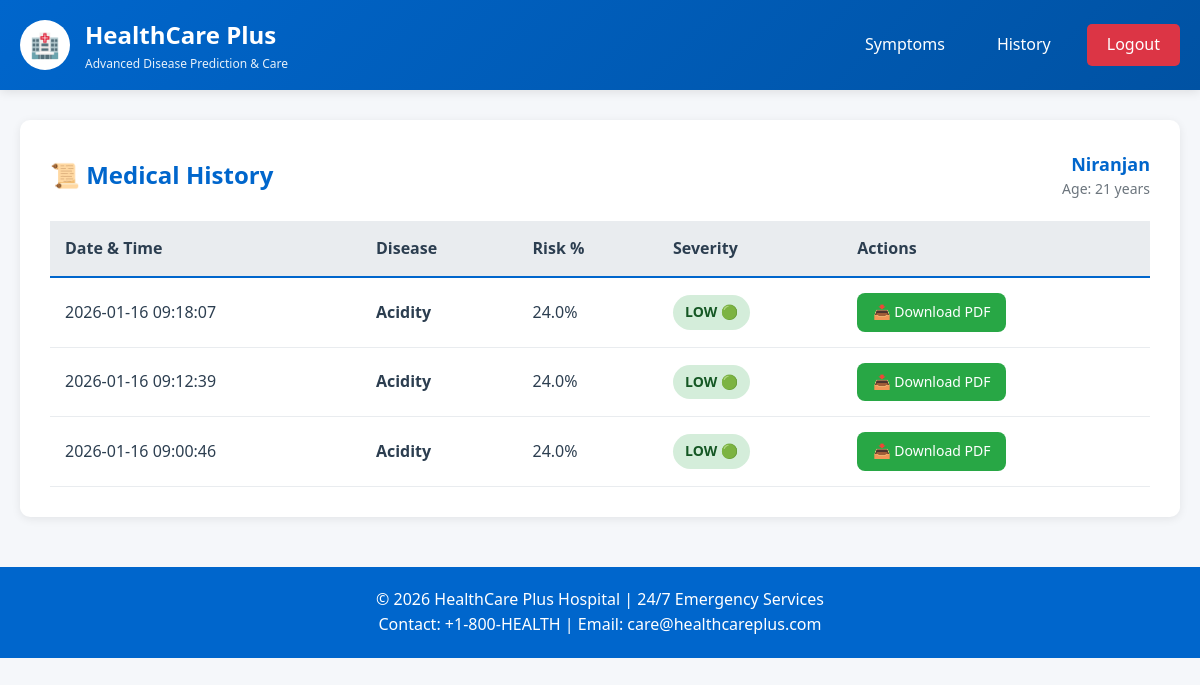
Screenshot of /history (signed in) with the database file from the repository.
### tables this page shows
CREATE TABLE users (
        id INTEGER PRIMARY KEY AUTOINCREMENT,
        username TEXT UNIQUE NOT NULL,
        email TEXT UNIQUE NOT NULL,
        password_hash TEXT NOT NULL,
        full_name TEXT NOT NULL,
        age INTEGER NOT NULL,
        contact TEXT,
        role TEXT DEFAULT 'patient',
        created_at TIMESTAMP DEFAULT CURRENT_TIMESTAMP
    , city TEXT DEFAULT 'Default', smoking TEXT DEFAULT 'no', blood_pressure TEXT DEFAULT 'normal', blood_sugar TEXT DEFAULT 'normal');

CREATE TABLE predictions (
        id INTEGER PRIMARY KEY AUTOINCREMENT,
        patient_id INTEGER NOT NULL,
        disease TEXT NOT NULL,
        risk_percentage REAL NOT NULL,
        severity TEXT NOT NULL,
        probability REAL NOT NULL,
        symptoms TEXT NOT NULL,
        medicines TEXT NOT NULL,
        hospitals TEXT NOT NULL,
        doctor_advice TEXT NOT NULL,
        pdf_path TEXT,
        timestamp TIMESTAMP DEFAULT CURRENT_TIMESTAMP, health_risk_score INTEGER DEFAULT 50, health_risk_category TEXT DEFAULT 'Moderate Risk', symptom_count INTEGER DEFAULT 0,
        FOREIGN KEY (patient_id) REFERENCES users(id)
    );

### Smart_Healthcare_System/Enhanced_Healthcare_System/app.py (the view)
@app.route('/history')
@login_required
def history():
    conn = get_db()
    cur = conn.cursor()
    predictions = cur.execute("""
        SELECT * FROM predictions
        WHERE patient_id = ?
        ORDER BY timestamp DESC
    """, (current_user.id,)).fetchall()
    conn.close()
    return render_template('history.html', patient=current_user, predictions=predictions)

### Smart_Healthcare_System/Enhanced_Healthcare_System/app.py (called while the page is built)
def get_db():
    conn = sqlite3.connect("healthcare.db", check_same_thread=False)
    conn.row_factory = sqlite3.Row
    return conn

### Smart_Healthcare_System/Enhanced_Healthcare_System/templates/history.html (shortened to what this page needs)
{% extends "base.html" %}
{% block content %}
<div class="card">
    <div style="display: flex; justify-content: space-between; align-items: center; margin-bottom: 20px;">
        <div class="card-header" style="margin: 0; border: none; padding: 0;">
            📜 Medical History
        </div>
        <div style="text-align: right;">
            <p style="margin: 0; font-size: 18px; font-weight: 600; color: var(--primary-blue);">{{ patient.full_name }}</p>
            <p style="margin: 0; font-size: 14px; color: #6C757D;">Age: {{ patient.age }} years</p>
        </div>
    </div>
    {% if predictions %}
    <div style="overflow-x: auto;">
        <table style="width: 100%; border-collapse: collapse;">
            <thead>
                <tr style="background: var(--light-gray);">
                    <th style="padding: 15px; text-align: left; border-bottom: 2px solid var(--primary-blue);">Date & Time</th>
                    <th style="padding: 15px; text-align: left; border-bottom: 2px solid var(--primary-blue);">Disease</th>
                    <th style="padding: 15px; text-align: left; border-bottom: 2px solid var(--primary-blue);">Risk %</th>
                    <th style="padding: 15px; text-align: left; border-bottom: 2px solid var(--primary-blue);">Severity</th>
                    <th style="padding: 15px; text-align: left; border-bottom: 2px solid var(--primary-blue);">Actions</th>
                </tr>
            </thead>
            <tbody>
                {% for pred in predictions %}
                <tr style="border-bottom: 1px solid var(--light-gray);">
                    <td style="padding: 15px;">{{ pred['timestamp'] }}</td>
                    <td style="padding: 15px; font-weight: 600;">{{ pred['disease'] }}</td>
                    <td style="padding: 15px;">{{ pred['risk_percentage'] }}%</td>
                    <td style="padding: 15px;">
                        {% if 'LOW' in pred['severity'] %}
                        <span class="severity-badge severity-low">{{ pred['severity'] }}</span>
                        {% elif 'MEDIUM' in pred['severity'] %}
                        <span class="severity-badge severity-medium">{{ pred['severity'] }}</span>
                        {% else %}
                        <span class="severity-badge severity-high">{{ pred['severity'] }}</span>
                        {% endif %}
                    </td>
                    <td style="padding: 15px;">
                        <a href="{{ url_for('download_pdf', filename=pred['pdf_path']) }}" class="btn btn-success" style="padding: 8px 16px; font-size: 14px;">
                            📥 Download PDF
                        </a>
                    </td>
                </tr>
                {% endfor %}
            </tbody>
        </table>
    </div>
    {% endif %}
</div>
{% endblock %}

### Smart_Healthcare_System/Enhanced_Healthcare_System/templates/base.html (style rules this page uses)
* { margin: 0; padding: 0; box-sizing: border-box; }
:root { --primary-blue: #0066CC; --secondary-green: #28A745; --warning-yellow: #FFC107; --danger-red: #DC3545; --background: #F5F7FA; --text-dark: #2C3E50; --white: #FFFFFF; --light-gray: #E9ECEF; }
body { font-family: 'Segoe UI', Tahoma, Geneva, Verdana, sans-serif; background-color: var(--background); color: var(--text-dark); line-height: 1.6; }
.card { background: var(--white); border-radius: 10px; padding: 30px; box-shadow: 0 2px 10px rgba(0,0,0,0.08); margin-bottom: 20px; }
.card-header { font-size: 24px; font-weight: 600; color: var(--primary-blue); margin-bottom: 20px; padding-bottom: 15px; border-bottom: 2px solid var(--light-gray); }
.btn { padding: 12px 30px; border: none; border-radius: 8px; font-size: 16px; font-weight: 500; cursor: pointer; transition: all 0.3s; text-decoration: none; display: inline-block; }
.btn-success { background: var(--secondary-green); color: var(--white); }
.severity-badge { padding: 6px 12px; border-radius: 20px; font-weight: 600; font-size: 14px; display: inline-block; }
.severity-low { background: #D4EDDA; color: #155724; }

### rows the page displays
users: full_name "Niranjan"
predictions: timestamp "2026-01-16 09:18:07", disease "Acidity", risk_percentage "24.0", severity "LOW 🟢"
predictions: timestamp "2026-01-16 09:12:39", disease "Acidity", risk_percentage "24.0", severity "LOW 🟢"
predictions: timestamp "2026-01-16 09:00:46", disease "Acidity", risk_percentage "24.0", severity "LOW 🟢"

### other values shown
{{ patient.age }} "21"
